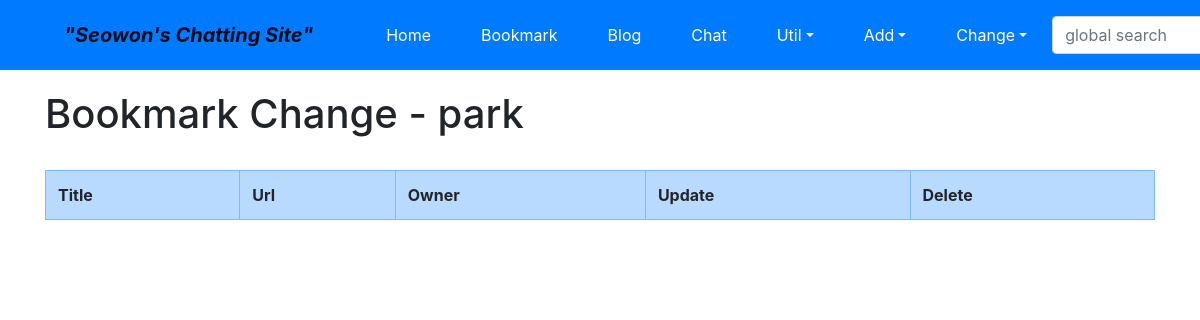
The page /bookmark/change/ (signed in) on the database as committed earlier.
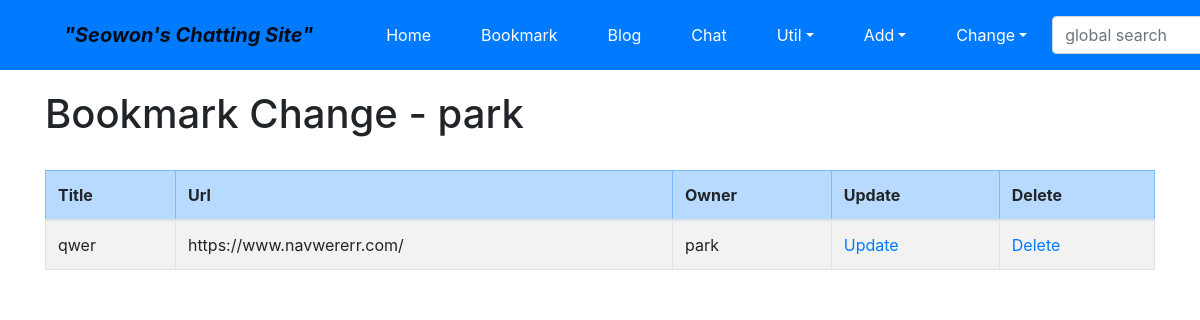
The same page on the database as committed later.
### bookmark/models.py (models this page shows, shortened)
class Bookmark(models.Model):
	title = models.CharField('TITLE', max_length=100, blank=True)
	url = models.URLField('URL', unique=False)
	owner = models.ForeignKey(User, on_delete=models.CASCADE, blank=True, null=True)

### bookmark/views.py (the view)
# urls.py: path('change/', views.BookmarkChangeLV.as_view(), name="change",),
class BookmarkChangeLV(LoginRequiredMixin, ListView):
	template_name = 'bookmark/bookmark_change_list.html'
	def get_queryset(self):
		return Bookmark.objects.filter(owner=self.request.user)

### bookmark/templates/bookmark/bookmark_change_list.html (shortened to what this page needs)
{% extends "base.html" %}
{% block content %}
<h1>Bookmark Change - {{user}}</h1>
<br>
<table class="table table-bordered table-condensed table-striped">
	<thread>
		<tr class="table-primary">
			<th>Title</th>
			<th>Url</th>
			<th>Owner</th>
			<th>Update</th>
			<th>Delete</th>
		</tr>
	</thread>
	<tbody>
		{% for item in object_list %}
		<tr>
			<td>{{item.title}}</td>
			<td>{{item.url}}</td>
			<td>{{item.owner}}</td>
			<td><a href="{% url 'bookmark:update' item.id %}">Update</a></td>
			<td><a href="{% url 'bookmark:delete' item.id %}">Delete</a></td>
		</tr>
		{% endfor %}
	</tbody>
</table>
{% endblock %}

Rows that differ between the two databases and show on the page:
added Bookmark: title "qwer", url "https://www.navwererr.com/", owner "park"
